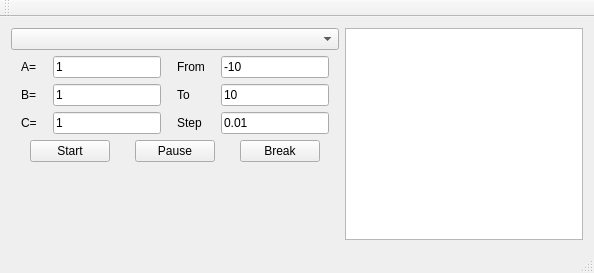
<?xml version="1.0" encoding="UTF-8"?>
<ui version="4.0">
 <class>MainWindow</class>
 <widget class="QMainWindow" name="MainWindow">
  <property name="geometry">
   <rect>
    <x>0</x>
    <y>0</y>
    <width>594</width>
    <height>273</height>
   </rect>
  </property>
  <property name="windowTitle">
   <string>MainWindow</string>
  </property>
  <widget class="QWidget" name="centralWidget">
   <layout class="QGridLayout" name="gridLayout">
    <item row="0" column="1">
     <widget class="QGraphicsView" name="graphicsView">
      <property name="sizePolicy">
       <sizepolicy hsizetype="Expanding" vsizetype="Minimum">
        <horstretch>0</horstretch>
        <verstretch>0</verstretch>
       </sizepolicy>
      </property>
     </widget>
    </item>
    <item row="0" column="0">
     <layout class="QVBoxLayout" name="controlLayout">
      <property name="sizeConstraint">
       <enum>QLayout::SetFixedSize</enum>
      </property>
      <item>
       <layout class="QVBoxLayout" name="verticalLayout_5">
        <property name="sizeConstraint">
         <enum>QLayout::SetFixedSize</enum>
        </property>
        <item>
         <widget class="QComboBox" name="comboBoxFunction">
          <property name="sizePolicy">
           <sizepolicy hsizetype="Fixed" vsizetype="Fixed">
            <horstretch>0</horstretch>
            <verstretch>0</verstretch>
           </sizepolicy>
          </property>
          <property name="minimumSize">
           <size>
            <width>328</width>
            <height>0</height>
           </size>
          </property>
         </widget>
        </item>
        <item>
         <layout class="QHBoxLayout" name="controlLayout_2">
          <property name="sizeConstraint">
           <enum>QLayout::SetMinimumSize</enum>
          </property>
          <item>
           <layout class="QVBoxLayout" name="verticalLayout">
            <item>
             <widget class="QLabel" name="label">
              <property name="sizePolicy">
               <sizepolicy hsizetype="Fixed" vsizetype="Preferred">
                <horstretch>0</horstretch>
                <verstretch>0</verstretch>
               </sizepolicy>
              </property>
              <property name="text">
               <string>A=</string>
              </property>
             </widget>
            </item>
            <item>
             <widget class="QLabel" name="label_2">
              <property name="sizePolicy">
               <sizepolicy hsizetype="Fixed" vsizetype="Preferred">
                <horstretch>0</horstretch>
                <verstretch>0</verstretch>
               </sizepolicy>
              </property>
              <property name="text">
               <string>B=</string>
              </property>
             </widget>
            </item>
            <item>
             <widget class="QLabel" name="label_3">
              <property name="sizePolicy">
               <sizepolicy hsizetype="Fixed" vsizetype="Preferred">
                <horstretch>0</horstretch>
                <verstretch>0</verstretch>
               </sizepolicy>
              </property>
              <property name="text">
               <string>C=</string>
              </property>
             </widget>
            </item>
           </layout>
          </item>
          <item>
           <layout class="QVBoxLayout" name="verticalLayout_3">
            <item>
             <widget class="QLineEdit" name="lineEditA">
              <property name="sizePolicy">
               <sizepolicy hsizetype="Fixed" vsizetype="Fixed">
                <horstretch>0</horstretch>
                <verstretch>0</verstretch>
               </sizepolicy>
              </property>
              <property name="text">
               <string>1</string>
              </property>
             </widget>
            </item>
            <item>
             <widget class="QLineEdit" name="lineEditB">
              <property name="sizePolicy">
               <sizepolicy hsizetype="Fixed" vsizetype="Fixed">
                <horstretch>0</horstretch>
                <verstretch>0</verstretch>
               </sizepolicy>
              </property>
              <property name="text">
               <string>1</string>
              </property>
             </widget>
            </item>
            <item>
             <widget class="QLineEdit" name="lineEditC">
              <property name="sizePolicy">
               <sizepolicy hsizetype="Fixed" vsizetype="Fixed">
                <horstretch>0</horstretch>
                <verstretch>0</verstretch>
               </sizepolicy>
              </property>
              <property name="text">
               <string>1</string>
              </property>
             </widget>
            </item>
           </layout>
          </item>
          <item>
           <layout class="QVBoxLayout" name="verticalLayout_2">
            <item>
             <widget class="QLabel" name="label_4">
              <property name="sizePolicy">
               <sizepolicy hsizetype="Fixed" vsizetype="Preferred">
                <horstretch>0</horstretch>
                <verstretch>0</verstretch>
               </sizepolicy>
              </property>
              <property name="text">
               <string>From</string>
              </property>
             </widget>
            </item>
            <item>
             <widget class="QLabel" name="label_5">
              <property name="sizePolicy">
               <sizepolicy hsizetype="Fixed" vsizetype="Preferred">
                <horstretch>0</horstretch>
                <verstretch>0</verstretch>
               </sizepolicy>
              </property>
              <property name="text">
               <string>To</string>
              </property>
             </widget>
            </item>
            <item>
             <widget class="QLabel" name="label_6">
              <property name="sizePolicy">
               <sizepolicy hsizetype="Fixed" vsizetype="Preferred">
                <horstretch>0</horstretch>
                <verstretch>0</verstretch>
               </sizepolicy>
              </property>
              <property name="text">
               <string>Step</string>
              </property>
             </widget>
            </item>
           </layout>
          </item>
          <item>
           <layout class="QVBoxLayout" name="verticalLayout_4">
            <item>
             <widget class="QLineEdit" name="lineEditFrom">
              <property name="sizePolicy">
               <sizepolicy hsizetype="Fixed" vsizetype="Fixed">
                <horstretch>0</horstretch>
                <verstretch>0</verstretch>
               </sizepolicy>
              </property>
              <property name="text">
               <string>-10</string>
              </property>
             </widget>
            </item>
            <item>
             <widget class="QLineEdit" name="lineEditTo">
              <property name="sizePolicy">
               <sizepolicy hsizetype="Fixed" vsizetype="Fixed">
                <horstretch>0</horstretch>
                <verstretch>0</verstretch>
               </sizepolicy>
              </property>
              <property name="text">
               <string>10</string>
              </property>
             </widget>
            </item>
            <item>
             <widget class="QLineEdit" name="lineEditStep">
              <property name="sizePolicy">
               <sizepolicy hsizetype="Fixed" vsizetype="Fixed">
                <horstretch>0</horstretch>
                <verstretch>0</verstretch>
               </sizepolicy>
              </property>
              <property name="text">
               <string>0.01</string>
              </property>
             </widget>
            </item>
           </layout>
          </item>
         </layout>
        </item>
        <item>
         <layout class="QHBoxLayout" name="horizontalLayout">
          <property name="sizeConstraint">
           <enum>QLayout::SetFixedSize</enum>
          </property>
          <item>
           <widget class="QPushButton" name="pushButtonStart">
            <property name="sizePolicy">
             <sizepolicy hsizetype="Fixed" vsizetype="Fixed">
              <horstretch>0</horstretch>
              <verstretch>0</verstretch>
             </sizepolicy>
            </property>
            <property name="text">
             <string>Start</string>
            </property>
           </widget>
          </item>
          <item>
           <widget class="QPushButton" name="pushButtonPause">
            <property name="sizePolicy">
             <sizepolicy hsizetype="Fixed" vsizetype="Fixed">
              <horstretch>0</horstretch>
              <verstretch>0</verstretch>
             </sizepolicy>
            </property>
            <property name="text">
             <string>Pause</string>
            </property>
           </widget>
          </item>
          <item>
           <widget class="QPushButton" name="pushButtonBreak">
            <property name="sizePolicy">
             <sizepolicy hsizetype="Fixed" vsizetype="Fixed">
              <horstretch>0</horstretch>
              <verstretch>0</verstretch>
             </sizepolicy>
            </property>
            <property name="text">
             <string>Break</string>
            </property>
           </widget>
          </item>
         </layout>
        </item>
       </layout>
      </item>
      <item>
       <spacer name="verticalSpacer">
        <property name="orientation">
         <enum>Qt::Vertical</enum>
        </property>
        <property name="sizeHint" stdset="0">
         <size>
          <width>20</width>
          <height>40</height>
         </size>
        </property>
       </spacer>
      </item>
     </layout>
    </item>
   </layout>
  </widget>
  <widget class="QMenuBar" name="menuBar">
   <property name="geometry">
    <rect>
     <x>0</x>
     <y>0</y>
     <width>594</width>
     <height>19</height>
    </rect>
   </property>
  </widget>
  <widget class="QToolBar" name="mainToolBar">
   <attribute name="toolBarArea">
    <enum>TopToolBarArea</enum>
   </attribute>
   <attribute name="toolBarBreak">
    <bool>false</bool>
   </attribute>
  </widget>
  <widget class="QStatusBar" name="statusBar"/>
 </widget>
 <layoutdefault spacing="6" margin="11"/>
 <resources/>
 <connections/>
</ui>
